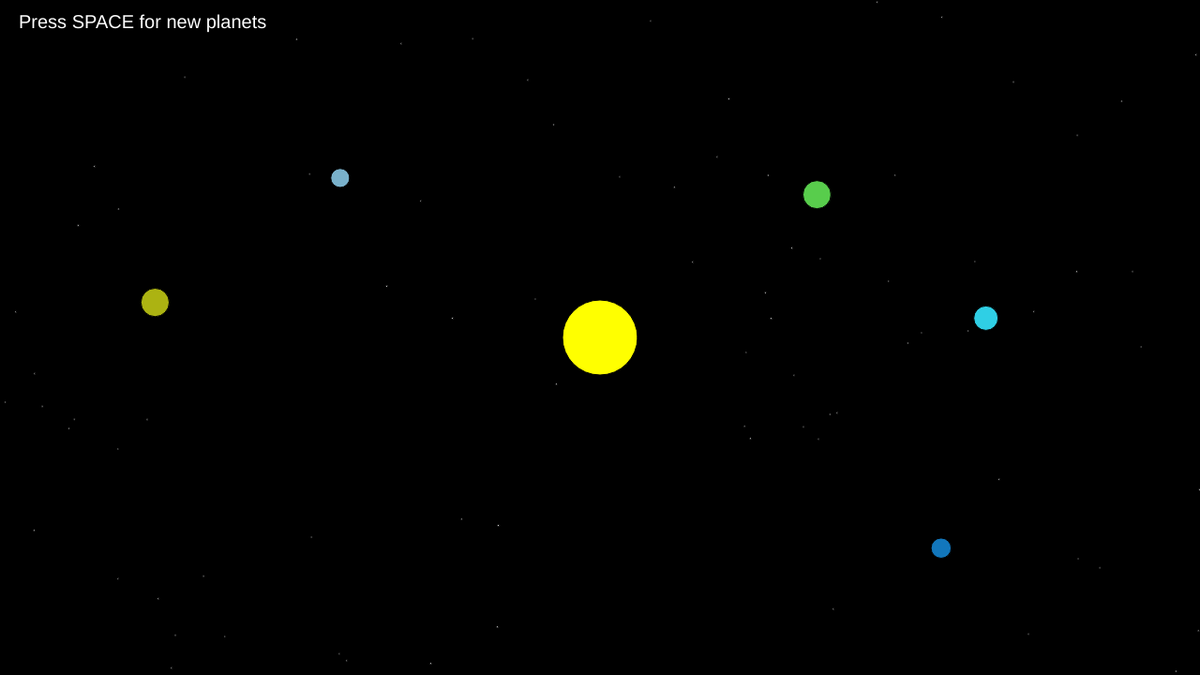
Frame 1 (no input)
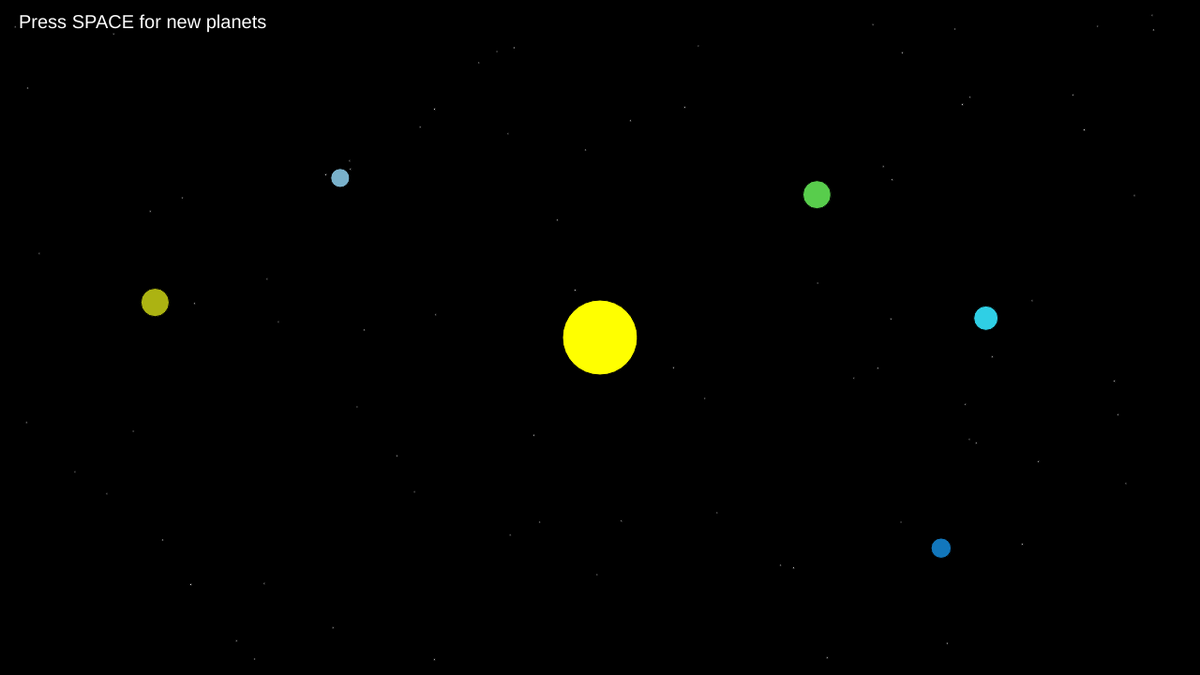
Frame 60 (no input)
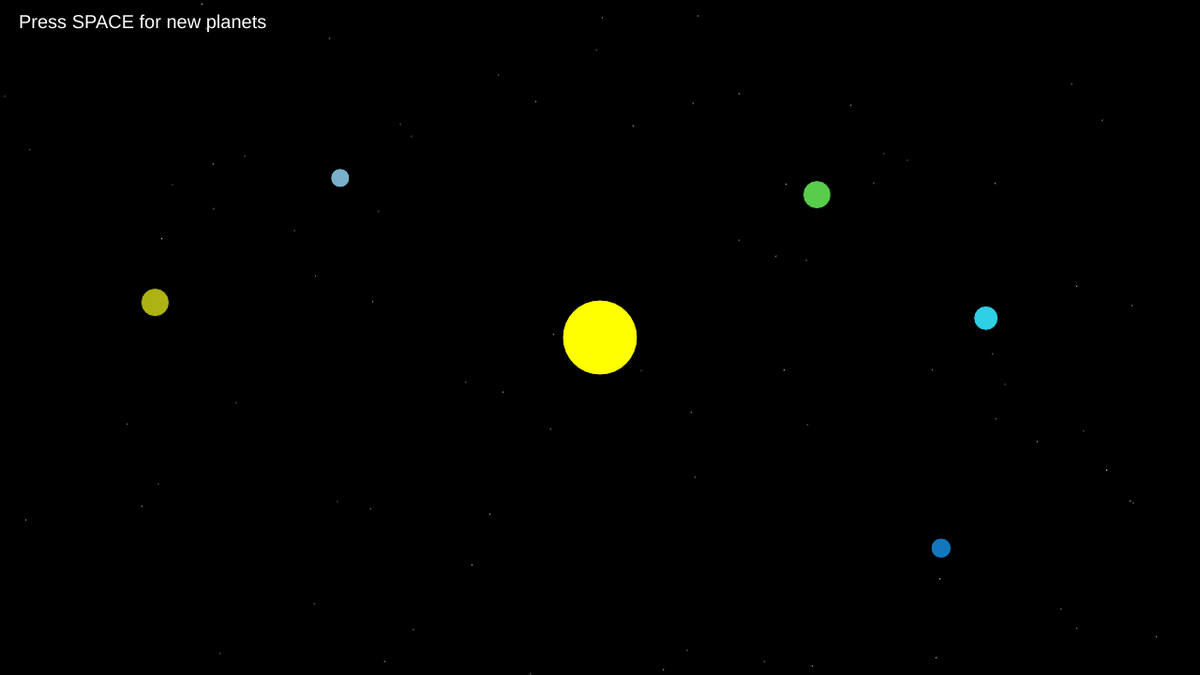
Frame 120 (the mouse pressed at the canvas centre since frame 60)

The p5.js sketch that drew these frames (run headless with seeded random() and noise() and a simulated clock; from frame 60 on, the mouse is pressed at the canvas centre):

// p5.js sketch
// ── sketch.js
////////////////////////
/// SS6 - planets    ///
////////////////////////

let planets = [];

function setup() {

createCanvas(1280,720);


// starter planets
for(let i=0; i<5; i++){

planets.push({
x: random(100,1180),
y: random(100,620),
size: random(15,35),
color: color(
random(255),
random(255),
random(255)
)
});

}

}

function draw(){
background(0);

// stars
for(let i=0;i<80;i++){
fill(255);
circle(
random(width),
random(height),
2
);
}

// sun
fill("yellow");
circle(640,360,80);

// planets 
for(let i=0;i<planets.length;i++){

let p = planets[i];

fill(p.color);

circle(
p.x,
p.y,
p.size
);

}

fill(255);
textSize(20);
text(
"Press SPACE for new planets",
20,
30
);

}

// add new planets
function keyPressed(){

if(key==" "){

planets.push({
x: random(100,1180),
y: random(100,620),
size: random(15,35),
color: color(
random(255),
random(255),
random(255)
)
});

}

}
